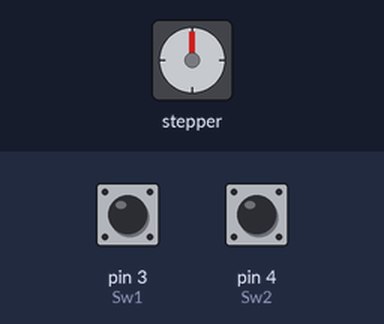
A sketch run on a simulated Arduino Uno, built with avr-gcc and run on an emulated ATmega328P. Parts: stepper motor. The test bench sets the inputs (shaded band); at power-on: pin 3 (Sw1) HIGH, pin 4 (Sw2) HIGH. Stepper angles assume 2048 steps per turn.

Above: at 1.2 s.
1.3 s: pin 3 (Sw1) pulled LOW for 0.15 s
At 2.6 s:
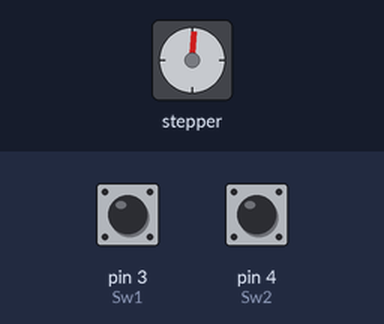
4.3 s: pin 4 (Sw2) pulled LOW for 1 s
At 6.3 s:
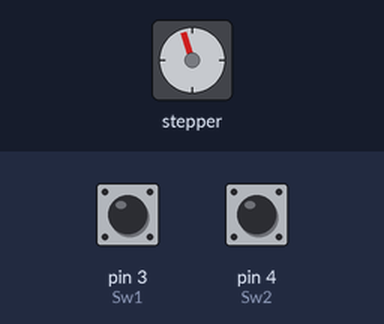
7.3 s: pin 4 (Sw2) pulled LOW for 0.15 s
At 8.4 s:
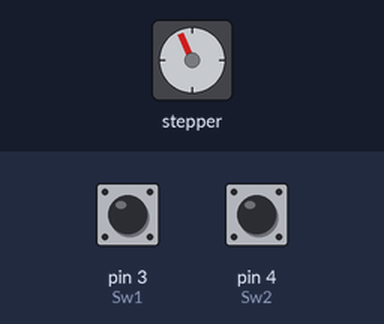
9.0 s: pin 3 (Sw1) pulled LOW for 3.2 s
At 12.6 s:
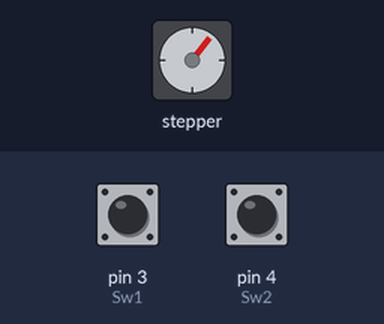
13.7 s: pin 3 (Sw1) pulled LOW for 1 s
At 15.9 s:
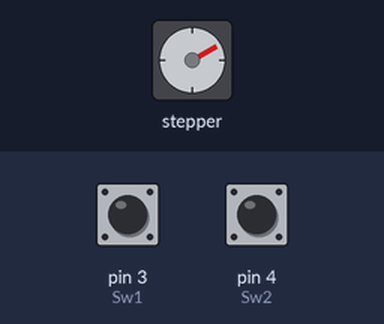
16.7 s: pin 3 (Sw1) pulled LOW for 1 s
At 18.8 s:
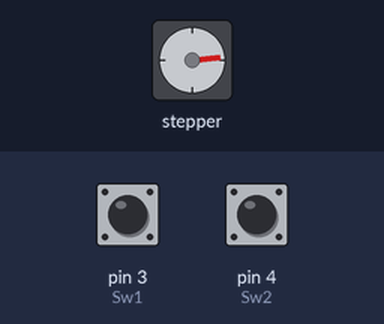
Timing chart, 0 to 20.3 s (numbered marks = the images above; inputs shaded):
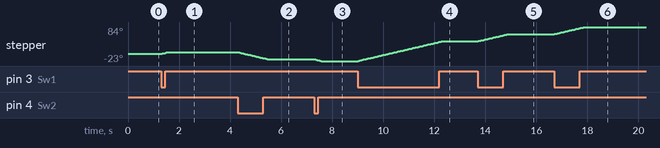

Measured:
- after the input at 4.3 s, stepper: turns 22° counter-clockwise in 1.1 s, starting at once
- after the input at 9.0 s, stepper: turns 62° clockwise in 3.3 s, starting at once
- after the input at 13.7 s, stepper: turns 22° clockwise in 1.1 s, starting at once
- after the input at 16.7 s, stepper: turns 23° clockwise in 1.2 s, starting at once

The sketch:

Stepper_Motor_Code.ino
```cpp
#include <Stepper.h>

/* The angle for 4 steps sequence for 28-BYJ48 stepper motor is 11.25 degree
since it is 5.625°(given in datasheet) for 8 step sequence it from datasheet,
so the steps per revolution = 360/(5.625*2) = 32. To make one complete rotation
we need to move 2048 = 32*64=2048 as we have 32 steps and 64 as the gear ratio. */

#define stepPerRevolution 32

#define Sw1 3  // The direction of the motor will be counterclockwise
#define Sw2 4 // The direction of the motor will be clockwise

Stepper StepperMotor(stepPerRevolution, 8, 10, 9, 11);

void setup() {
  pinMode(Sw1,INPUT_PULLUP);
  pinMode(Sw2,INPUT_PULLUP);
  StepperMotor.setSpeed(200);        // The range of speed for for 28-BYJ48 stepper motor is from 0 to 200 rpm.
}

void loop() {
  if (digitalRead(Sw1) == 0) {
    StepperMotor.step(stepPerRevolution);         // The motor will move counterclockwise
  }

 else if (digitalRead(Sw2) == 0) {
    StepperMotor.step(-stepPerRevolution);      // The motor will move clockwise
  }
}
```
